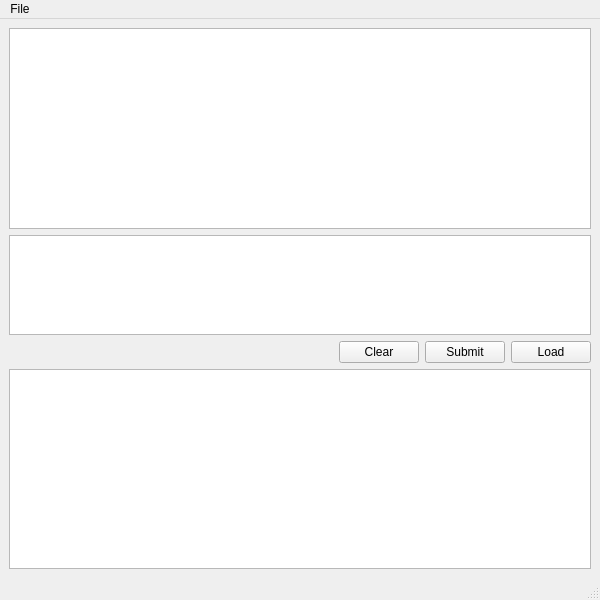
<?xml version="1.0" encoding="UTF-8"?>
<ui version="4.0">
 <class>NotsqlGUI</class>
 <widget class="QMainWindow" name="NotsqlGUI">
  <property name="geometry">
   <rect>
    <x>0</x>
    <y>0</y>
    <width>600</width>
    <height>600</height>
   </rect>
  </property>
  <property name="minimumSize">
   <size>
    <width>600</width>
    <height>600</height>
   </size>
  </property>
  <property name="maximumSize">
   <size>
    <width>600</width>
    <height>600</height>
   </size>
  </property>
  <property name="windowTitle">
   <string>Notsql</string>
  </property>
  <widget class="QWidget" name="centralwidget">
   <layout class="QHBoxLayout" name="horizontalLayout_3">
    <item>
     <layout class="QHBoxLayout" name="horizontalLayout">
      <item>
       <layout class="QVBoxLayout" name="verticalLayout_2">
        <item>
         <widget class="QTextEdit" name="inputTextEdit"/>
        </item>
        <item>
         <widget class="QTextEdit" name="outputTextEdit">
          <property name="maximumSize">
           <size>
            <width>16777215</width>
            <height>100</height>
           </size>
          </property>
          <property name="undoRedoEnabled">
           <bool>false</bool>
          </property>
          <property name="readOnly">
           <bool>true</bool>
          </property>
         </widget>
        </item>
        <item>
         <layout class="QHBoxLayout" name="horizontalLayout_2">
          <item>
           <spacer name="horizontalSpacer">
            <property name="orientation">
             <enum>Qt::Horizontal</enum>
            </property>
            <property name="sizeHint" stdset="0">
             <size>
              <width>40</width>
              <height>20</height>
             </size>
            </property>
           </spacer>
          </item>
          <item>
           <widget class="QPushButton" name="clearBtn">
            <property name="text">
             <string>Clear</string>
            </property>
           </widget>
          </item>
          <item>
           <widget class="QPushButton" name="submitBtn">
            <property name="text">
             <string>Submit</string>
            </property>
           </widget>
          </item>
          <item>
           <widget class="QPushButton" name="loadBtn">
            <property name="text">
             <string>Load</string>
            </property>
           </widget>
          </item>
         </layout>
        </item>
        <item>
         <widget class="QTableWidget" name="outputTableWidget">
          <property name="editTriggers">
           <set>QAbstractItemView::NoEditTriggers</set>
          </property>
          <property name="sortingEnabled">
           <bool>true</bool>
          </property>
          <attribute name="horizontalHeaderStretchLastSection">
           <bool>true</bool>
          </attribute>
          <attribute name="verticalHeaderStretchLastSection">
           <bool>false</bool>
          </attribute>
         </widget>
        </item>
       </layout>
      </item>
     </layout>
    </item>
   </layout>
  </widget>
  <widget class="QMenuBar" name="menubar">
   <property name="geometry">
    <rect>
     <x>0</x>
     <y>0</y>
     <width>600</width>
     <height>25</height>
    </rect>
   </property>
   <widget class="QMenu" name="menuFile">
    <property name="title">
     <string>File</string>
    </property>
    <addaction name="actionImport"/>
   </widget>
   <addaction name="menuFile"/>
  </widget>
  <widget class="QStatusBar" name="statusbar"/>
  <action name="actionImport">
   <property name="text">
    <string>Import</string>
   </property>
  </action>
 </widget>
 <resources/>
 <connections/>
</ui>
